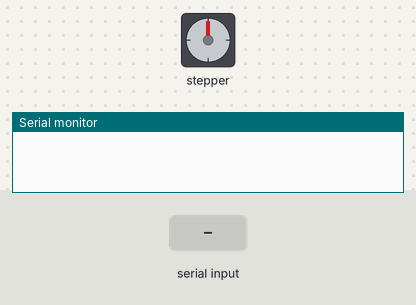
A sketch run on a simulated Arduino Uno, built with avr-gcc and run on an emulated ATmega328P. Parts: stepper motor, the last lines printed to the serial monitor. Inputs (shaded band) come from the test bench. Stepper angles assume 2048 steps per turn.

Above: at 1.2 s.
1.3 s: "90,45\n" received over Serial
At 1.77 s:
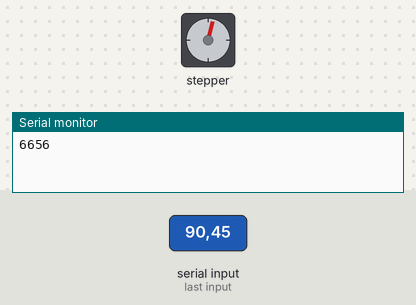
At 2.4 s:
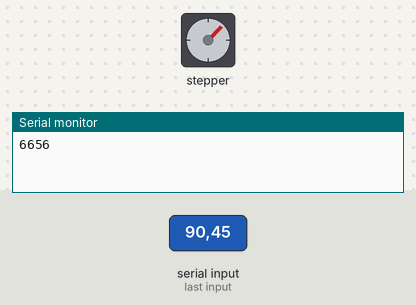
Timing chart, 0 to 16.3 s (numbered marks = the images above; inputs shaded):
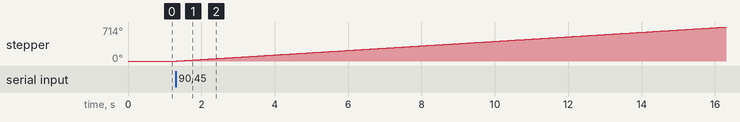

The sketch:

stepperMotorSerial.ino
```cpp
/* Example sketch to control a 28BYJ-48 stepper motor with ULN2003 driver board and Arduino UNO. More info: https://www.makerguides.com */
// Include the Arduino Stepper.h library:
#include <Stepper.h>
// Define number of steps per rotation:
const int stepsPerRevolution = 2048;
// Wiring:
// Pin 8 to IN1 on the ULN2003 driver
// Pin 9 to IN2 on the ULN2003 driver
// Pin 10 to IN3 on the ULN2003 driver
// Pin 11 to IN4 on the ULN2003 driver
// Create stepper object called 'myStepper', note the pin order:
Stepper myStepper = Stepper(stepsPerRevolution, 8, 10, 9, 11);
int stepperPosition = 0;

int angleValue = 0;
int angleDir = 1;
int angleSteps = 0;

void changeStepperAngle() {
  if (angleSteps != 0) {
    myStepper.step(angleSteps);
    angleSteps = 0;
  }
}

void readSerialAngle() {
  if (Serial.available()) {
    angleValue = Serial.parseInt();
    angleDir = Serial.parseInt();
    char aux = Serial.read();  // enter
    angleSteps = map(angleValue, 0, 360, 0, stepsPerRevolution * angleDir);
    Serial.println(angleSteps);
  }
}

void setup() {
  // Set the speed to 8 rpm:
  myStepper.setSpeed(8);

  // Begin Serial communication at a baud rate of 9600:
  Serial.begin(9600);
}

void loop() {
  readSerialAngle();
  changeStepperAngle();
}
```

Measured:
- after the input at 1.3 s, stepper: keeps turning clockwise at about 48°/s, starting at once
